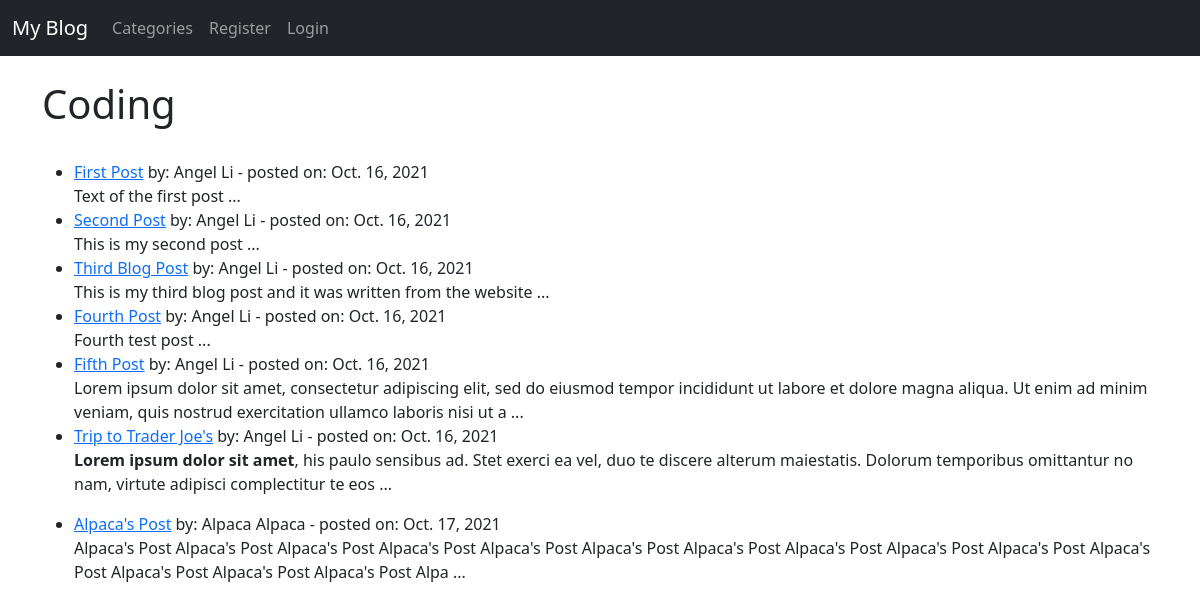
Page /category/coding/ on the earlier database version.
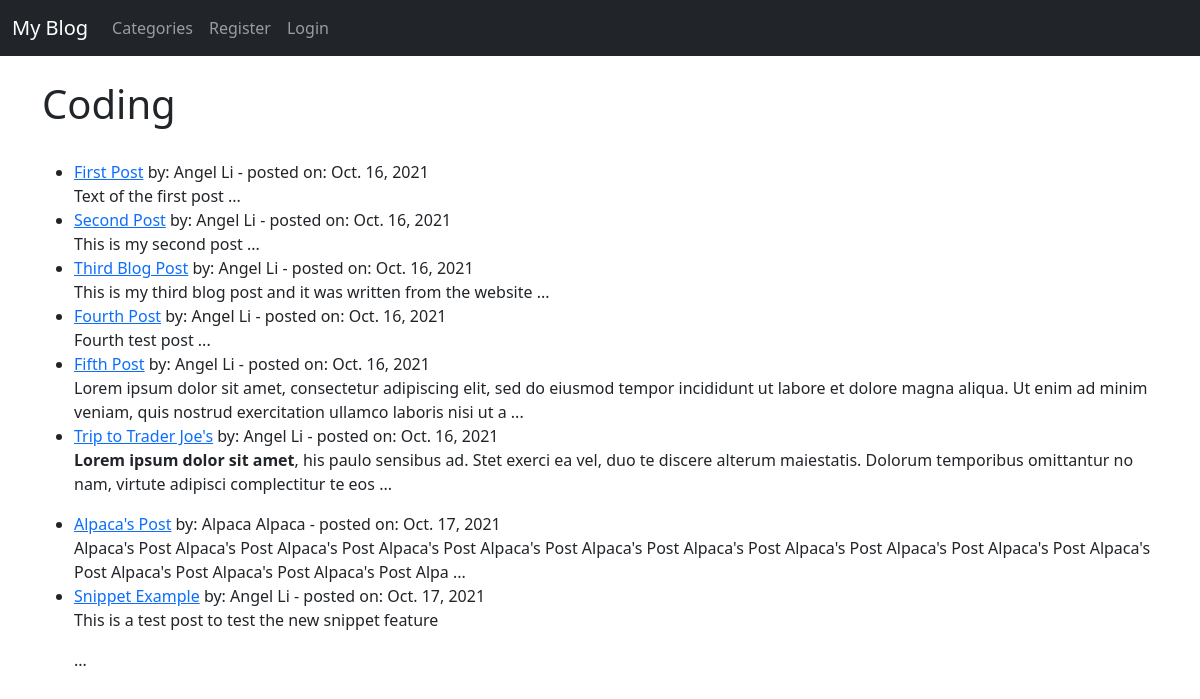
Same page on the later database version.
### myblog/models.py (models this page shows, shortened)
class Post(models.Model):
    title = models.CharField(max_length=255)
    header_image = models.ImageField(null=True, blank=True, upload_to="images/")
    title_tag = models.CharField(max_length=255)
    author = models.ForeignKey(User, on_delete=models.CASCADE)
    body = RichTextField(blank=True, null=True)
    post_date = models.DateField(auto_now_add=True)
    category = models.CharField(max_length=255, default='coding')
    snippet = models.CharField(max_length=255)
    likes = models.ManyToManyField(User, related_name='blog_posts')

### myblog/views.py (the view)
# urls.py: path('category/<str:cats>/', CategoryView, name="category"),
def CategoryView(request, cats):
    category_posts = Post.objects.filter(category=cats.replace('-', ' '))
    return render(request, 'categories.html', {
        'cats': cats.title().replace('-', ' '),
        'category_posts': category_posts
        })

### myblog/templates/categories.html (shortened to what this page needs)
{% extends 'base.html' %}
{% block content %}
{% if category_posts %}
<h1>{{ cats }}</h1><br/>
<ul>
{% for post in category_posts %}
<li><a href="{% url 'article-detail' post.pk %}">{{ post.title }}</a>
  by: {{ post.author.first_name }} {{ post.author.last_name }} -
  posted on: {{ post.post_date }}
  <br/>
  {{ post.body|slice:":200"|safe }} ...
</li>
{% endfor %}
</ul>
{% else %}
  <h2>Sorry this page does not exist...</h2>
{% endif %}
{% endblock %}

### myblog/templates/base.html (shortened to what this page needs)
<!doctype html>
<html lang="en">
<head>
  <link href="https://cdn.jsdelivr.net/npm/bootstrap@5.1.3/dist/css/bootstrap.min.css" rel="stylesheet"
>
</head>
<body>
  <nav class="navbar navbar-expand-lg navbar-dark bg-dark">
    <div class="container-fluid">
      <a class="navbar-brand" href="{% url 'home' %}">My Blog</a>
      <div class="collapse navbar-collapse" id="navbarSupportedContent">
        <ul class="navbar-nav me-auto mb-2 mb-lg-0">
          {% if cat_menu %}
          <li class="nav-item dropdown">
            <a class="nav-link dropdown-toggle" href="#" id="navbarDropdown" role="button" data-bs-toggle="dropdown" aria-expanded="false">
              Categories
            </a>
            <div class="dropdown-menu" aria-labelledby="navbarDropdown">
              {% for item in cat_menu %}
                <a class="dropdown-item" href="{% url 'category' item|slugify %}">{{ item }}</a>
              {% endfor %}
            </div>
          </li>
          {% else %}
          <li class="nav-item">
            <a class="nav-link" href="{% url 'category-list' %}">Categories</a>
          </li>
          {% endif %}
          {% if user.is_authenticated %}
            <li class="nav-item">
              <a class="nav-link" href="{% url 'add_post' %}">Add Post</a>
            </li>
            <li class="nav-item">
              <a class="nav-link" href="{% url 'add_category' %}">Add Category</a>
            </li>
            <li class="nav-item">
              <a class="nav-link" href="{% url 'edit_profile' %}">Edit Profile</a>
            </li>
            <li class="nav-item">
              <a class="nav-link" href="{% url 'logout' %}">Logout</a>
            </li>
          {% else %}
            <li class="nav-item">
              <a class="nav-link" href="{% url 'register' %}">Register</a>
            </li>
            <li class="nav-item">
              <a class="nav-link" href="{% url 'login' %}">Login</a>
            </li>
          {% endif %}
        </ul>
      </div>
    </div>
  </nav>
  <br />
  <div class="container">
    {% block content %}
    {% endblock %}
  </div>
</body>
</html>

Differences in the rows shown:
added Post: title "Snippet Example", author.first_name "Angel", author.last_name "Li", post_date "Oct. 17, 2021", body "This is a test post to test the new snippet feature"
